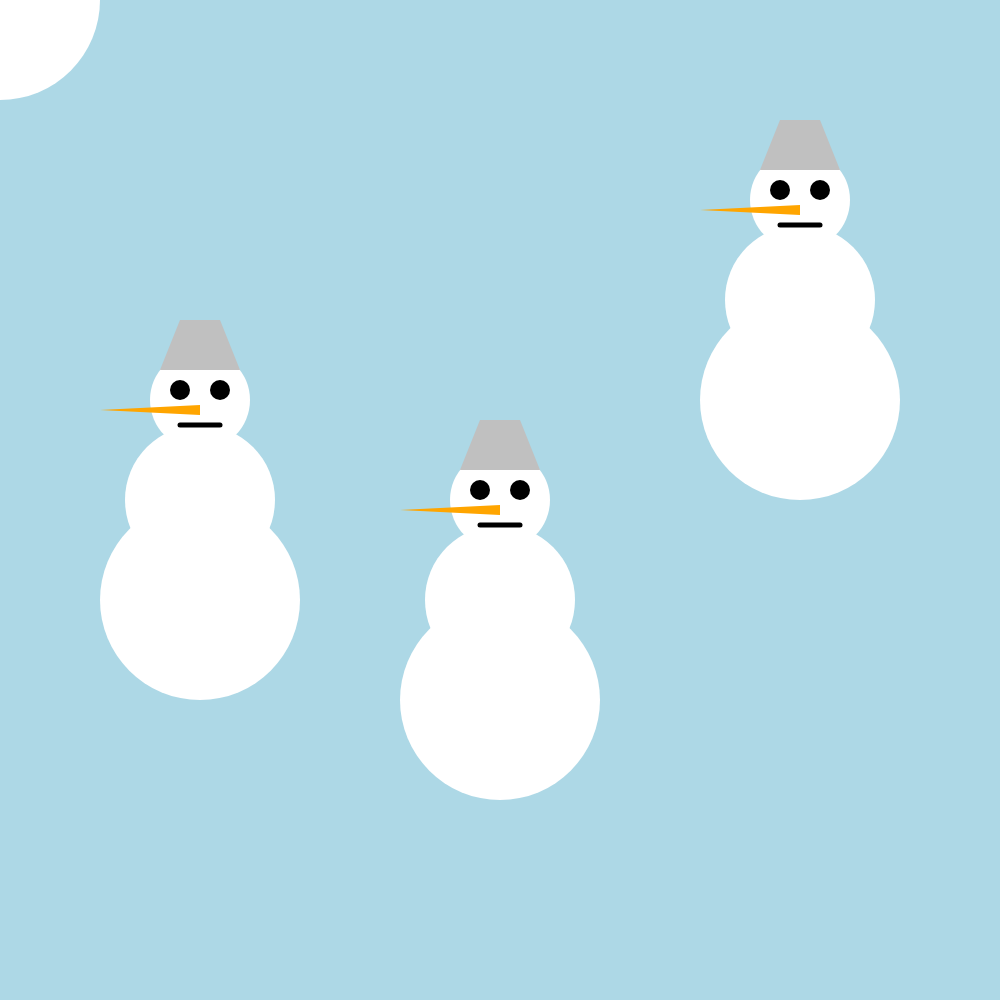
Frame 1 (no input)
Frame 60 (no input): identical to frame 1, image omitted
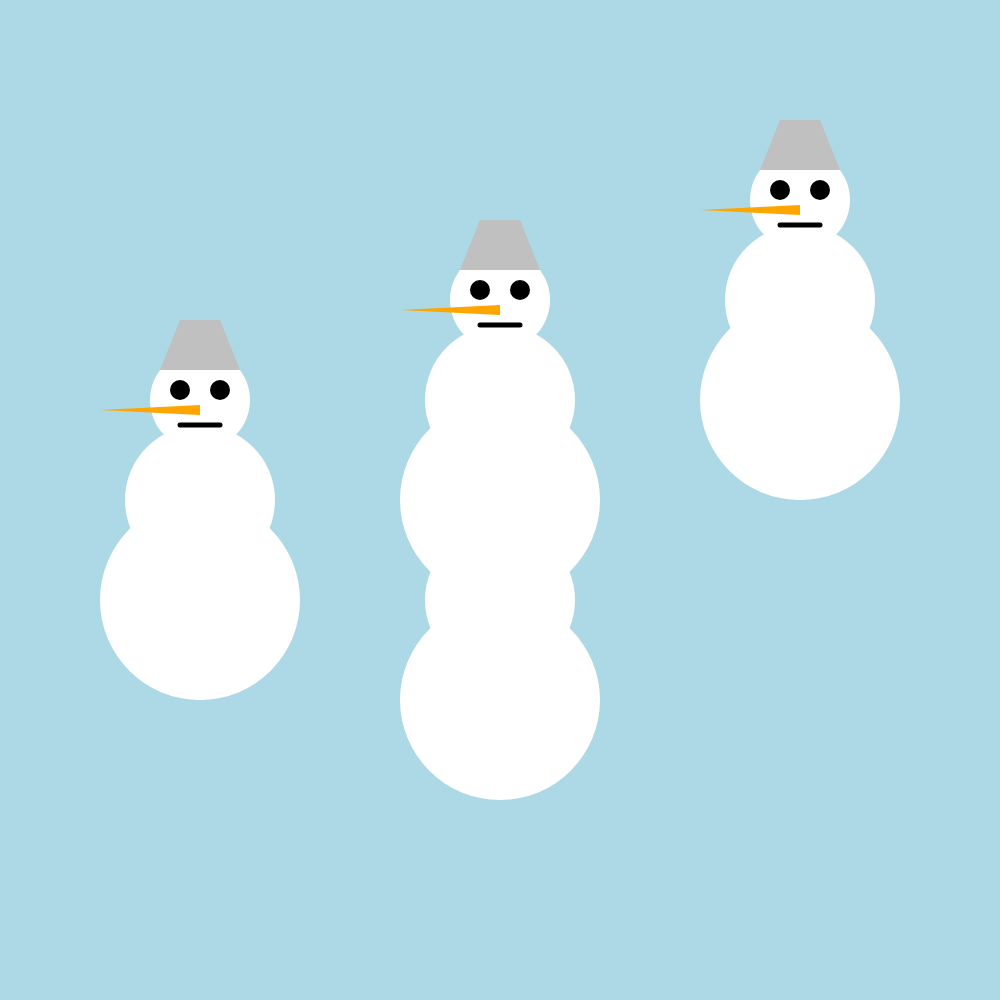
Frame 120 (the mouse pressed at the canvas centre since frame 60)

The p5.js sketch that drew these frames (run headless with seeded random() and noise() and a simulated clock; from frame 60 on, the mouse is pressed at the canvas centre):

// p5.js sketch
// ── sketch.js
function setup() {
	createCanvas(1000, 1000)
}
function draw() {
	background('lightblue')
	snowman(500, 700)
	snowman(800, 400)
	snowman(200, 600)
	snowman(mouseX, mouseY)
}

function snowman(centerX, centerY) {
	fill('white')
	noStroke()
	ellipse(centerX,centerY,200,200)
	ellipse(centerX,centerY-100,150,150)
	ellipse(centerX,centerY-200,100,100)
	fill('black')
	ellipse(centerX-20, centerY-210, 20, 20)
	ellipse(centerX+20, centerY-210, 20, 20)
	fill('orange')
	triangle(centerX, centerY-195, centerX-100, centerY-190, centerX, centerY-185)
	strokeWeight(5)
	stroke('black')
	line(centerX-20, centerY-175, centerX+20,centerY-175)
	noStroke()
	fill('silver')
	quad(centerX-40, centerY-230, centerX-20, centerY-280, centerX+20, centerY-280, centerX+40, centerY-230)
}
